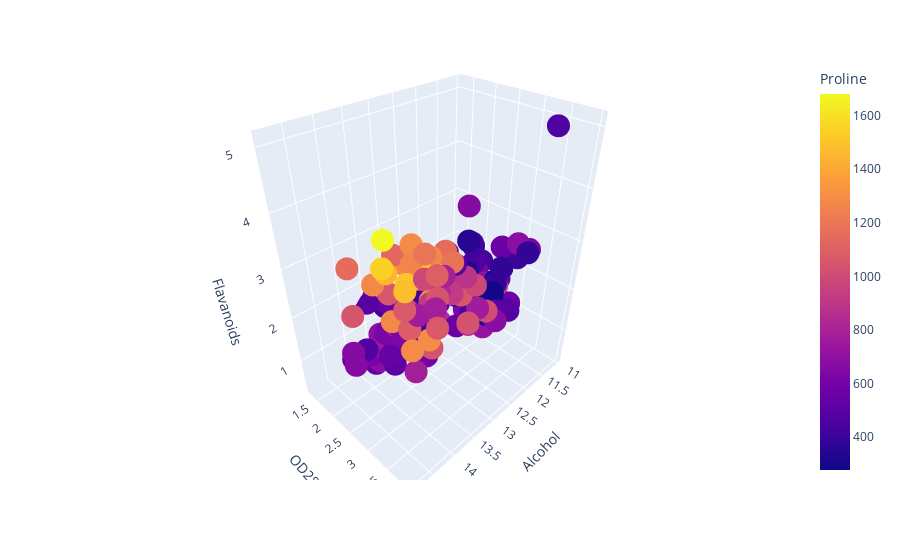

Notebook source saved alongside this figure:
### Code cell
import plotly.express as px
fig = px.scatter_3d(data, x='Alcohol', y='OD280', z='Flavanoids', 
                    color='Proline')
fig.show()

### Figure 1 — Plotly figure (JSON) as saved in the notebook; plotly's stock layout.template omitted (floating-point values rounded to 4 significant figures; data arrays with more than 128 entries replaced by an {"elided": "..."} marker saying what was removed)
{"data": [{"hovertemplate": "Alcohol=%{x}<br>OD280=%{y}<br>Flavanoids=%{z}<br>Proline=%{marker.color}<extra></extra>", "legendgroup": "", "marker": {"color": {"elided": "178 int values"}, "coloraxis": "coloraxis", "symbol": "circle"}, "mode": "markers", "name": "", "scene": "scene", "showlegend": false, "type": "scatter3d", "x": {"elided": "178 float values"}, "y": {"elided": "178 float values"}, "z": {"elided": "178 float values"}}], "layout": {"coloraxis": {"colorbar": {"title": {"text": "Proline"}}, "colorscale": [[0, "#0d0887"], [0.1111, "#46039f"], [0.2222, "#7201a8"], [0.3333, "#9c179e"], [0.4444, "#bd3786"], [0.5556, "#d8576b"], [0.6667, "#ed7953"], [0.7778, "#fb9f3a"], [0.8889, "#fdca26"], [1, "#f0f921"]]}, "legend": {"tracegroupgap": 0}, "margin": {"t": 60}, "scene": {"domain": {"x": [0, 1], "y": [0, 1]}, "xaxis": {"title": {"text": "Alcohol"}}, "yaxis": {"title": {"text": "OD280"}}, "zaxis": {"title": {"text": "Flavanoids"}}}}}
